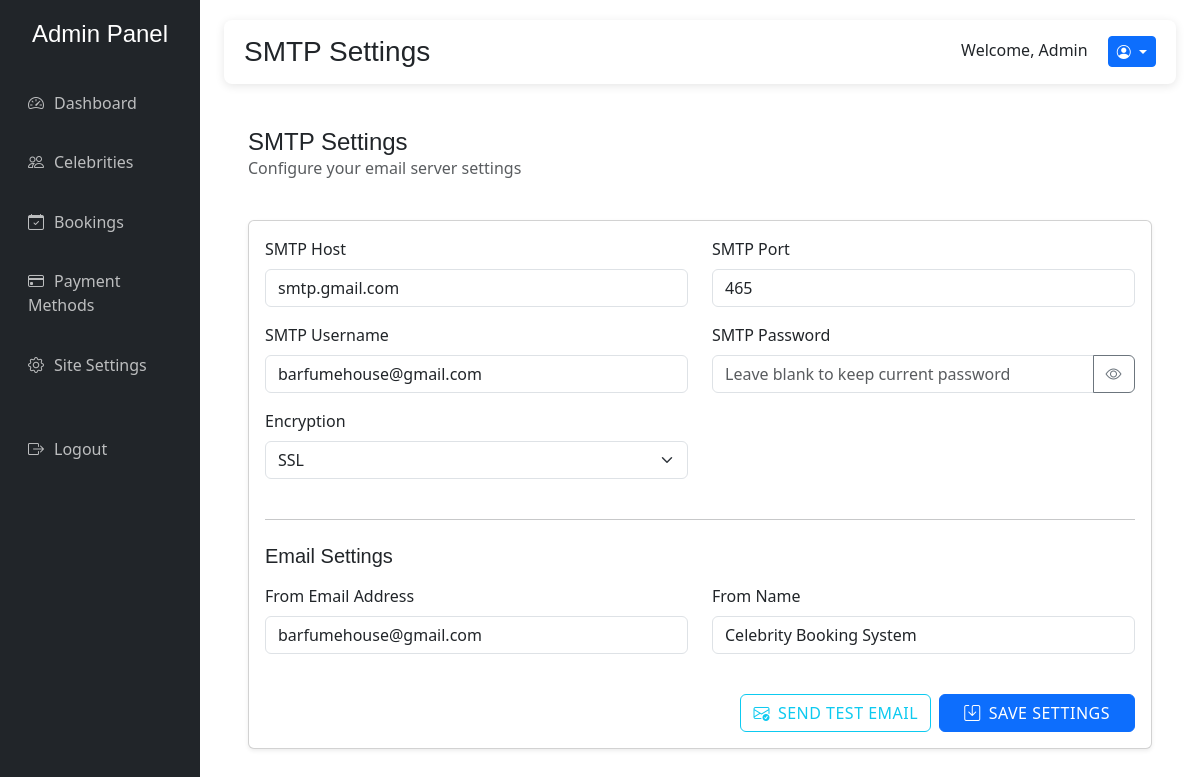
The page /admin/smtp-settings.php (signed in) on the database its author committed.
### tables this page shows
CREATE TABLE `smtp_settings` (
  `id` int(11) NOT NULL,
  `host` varchar(255) NOT NULL,
  `port` int(11) NOT NULL,
  `username` varchar(255) NOT NULL,
  `password` varchar(255) NOT NULL,
  `encryption` varchar(10) NOT NULL,
  `from_email` varchar(255) NOT NULL,
  `from_name` varchar(255) NOT NULL,
  `last_updated` timestamp NOT NULL DEFAULT current_timestamp() ON UPDATE current_timestamp()
);

### includes/functions.php (called while the page is built, shortened)
<?php
function getSmtpSettings($pdo)
{
    $stmt = $pdo->query("SELECT * FROM smtp_settings ORDER BY id DESC LIMIT 1");
    return $stmt->fetch(PDO::FETCH_ASSOC);
}

### admin/smtp-settings.php (the view, shortened to what this page needs)
<?php
require_once 'includes/admin-header.php';
require_once '../includes/functions.php';
$smtpSettings = getSmtpSettings($pdo);
?>
<!DOCTYPE html>
<html lang="en">
    <head>
        <link href="https://cdn.jsdelivr.net/npm/bootstrap@5.3.0/dist/css/bootstrap.min.css" rel="stylesheet">
        <link rel="stylesheet" href="https://cdn.jsdelivr.net/npm/bootstrap-icons@1.10.0/font/bootstrap-icons.css">
    </head>
    <body>
        <div class="container-fluid">
            <div class="container py-4">
                <div class="d-flex justify-content-between align-items-center mb-4">
                    <div>
                        <h4 class="mb-0">SMTP Settings</h4>
                        <p class="text-muted">Configure your email server settings</p>
                    </div>
                </div>
                <div class="card shadow-sm mb-4">
                    <div class="card-body">
                        <form method="POST">
                            <div class="row">
                                <div class="col-md-6 mb-3">
                                    <label for="host" class="form-label">SMTP Host</label>
                                    <input type="text" class="form-control" id="host" name="host"
                                        value="<?= htmlspecialchars($smtpSettings['host'] ?? '') ?>" required
                                        placeholder="smtp.example.com">
                                </div>
                                <div class="col-md-6 mb-3">
                                    <label for="port" class="form-label">SMTP Port</label>
                                    <input type="number" class="form-control" id="port" name="port"
                                        value="<?= htmlspecialchars($smtpSettings['port'] ?? 587) ?>" required
                                        placeholder="587">
                                </div>
                            </div>
                            <div class="row">
                                <div class="col-md-6 mb-3">
                                    <label for="username" class="form-label">SMTP Username</label>
                                    <input type="text" class="form-control" id="username" name="username"
                                        value="<?= htmlspecialchars($smtpSettings['username'] ?? '') ?>" required
                                        placeholder="your@email.com">
                                </div>
                                <div class="col-md-6 mb-3">
                                    <label for="password" class="form-label">SMTP Password</label>
                                    <div class="input-group">
                                        <input type="password" class="form-control" id="password" name="password"
                                            placeholder="Leave blank to keep current password">
                                        <button class="btn btn-outline-secondary" type="button" id="togglePassword">
                                            <i class="bi bi-eye"></i>
                                        </button>
                                    </div>
                                </div>
                            </div>
                            <div class="row">
                                <div class="col-md-6 mb-3">
                                    <label for="encryption" class="form-label">Encryption</label>
                                    <select class="form-select" id="encryption" name="encryption" required>
                                        <option value="ssl"
                                            <?= ($smtpSettings['encryption'] ?? '') === 'ssl' ? 'selected' : '' ?>>SSL
                                        </option>
                                    </select>
                                </div>
                            </div>
                            <hr class="my-4">
                            <h5 class="mb-3">Email Settings</h5>
                            <div class="row">
                                <div class="col-md-6 mb-3">
                                    <label for="from_email" class="form-label">From Email Address</label>
                                    <input type="email" class="form-control" id="from_email" name="from_email"
                                        value="<?= htmlspecialchars($smtpSettings['from_email'] ?? '') ?>" required
                                        placeholder="noreply@example.com">
                                </div>
                                <div class="col-md-6 mb-3">
                                    <label for="from_name" class="form-label">From Name</label>
                                    <input type="text" class="form-control" id="from_name" name="from_name"
                                        value="<?= htmlspecialchars($smtpSettings['from_name'] ?? '') ?>" required
                                        placeholder="Celebrity Booking System">
                                </div>
                            </div>
                            <div class="d-flex justify-content-end mt-4">
                                <button type="button" class="btn btn-outline-info me-2" id="testEmailBtn">
                                    <i class="bi bi-envelope-check me-2"></i>Send Test Email
                                </button>
                                <button type="submit" class="btn btn-primary px-4">
                                    <i class="bi bi-save me-2"></i>Save Settings
                                </button>
                            </div>
                        </form>
                    </div>
                </div>
            </div>
        </div>
    </body>
</html>

### stars/assets/css/custom.css (style rules this page uses)
:root { --primary-blue-start: #6a11cb; --primary-blue-end: #2575fc; --dark-section-bg: #212529; --text-dark: #343a40; --bg-red: #ca2800; --bg-white: #ffffff; --text-muted: #6c757d; --text-light-grey: #adb5bd; --success-money: #28a745; --bg-light-gradient: linear-gradient( 135deg, #f0f4f8 0%, #ffffff 100% ); --shadow-light: 0 4px 15px rgba(0, 0, 0, 0.08); --shadow-medium: 0 8px 25px rgba(0, 0, 0, 0.1); --shadow-heavy: 0 12px 35px rgba(0, 0, 0, 0.15); }
body { font-family: "Segoe UI", Tahoma, Geneva, Verdana, sans-serif; color: var(--text-dark); background-color: #f8f9fa; line-height: 1.6; overflow-x: hidden; }
h1, h2, h3, h4, h5, h6 { font-family: "Montserrat", sans-serif; font-weight: 700; color: var(--text-dark); margin-bottom: 1rem; }
p { margin-bottom: 1rem; }
.card-body { padding: 1.5rem; }
.btn { border-radius: 50px; padding: 12px 24px; font-weight: 600; transition: all 0.3s ease; text-transform: uppercase; letter-spacing: 0.5px; }
.form-control { border-radius: 8px; padding: 12px 18px; border: 1px solid #ddd; }

### rows shown on the page
smtp_settings: host "smtp.gmail.com", port "465", username "barfumehouse@gmail.com", encryption "SSL", from_email "barfumehouse@gmail.com", from_name "Celebrity Booking System"

### other values the page prints
$pageTitle "SMTP Settings"
